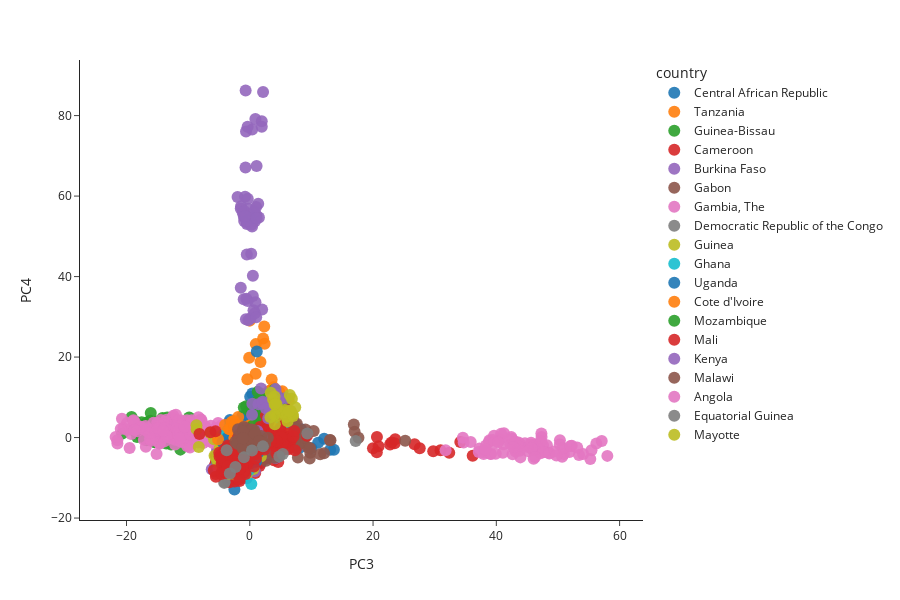

Notebook source saved alongside this figure:
### Code cell
ag3.plot_pca_coords(
    df_pca,
    x="PC3",
    y="PC4",
    color="country",
    marker_size=12,
)
